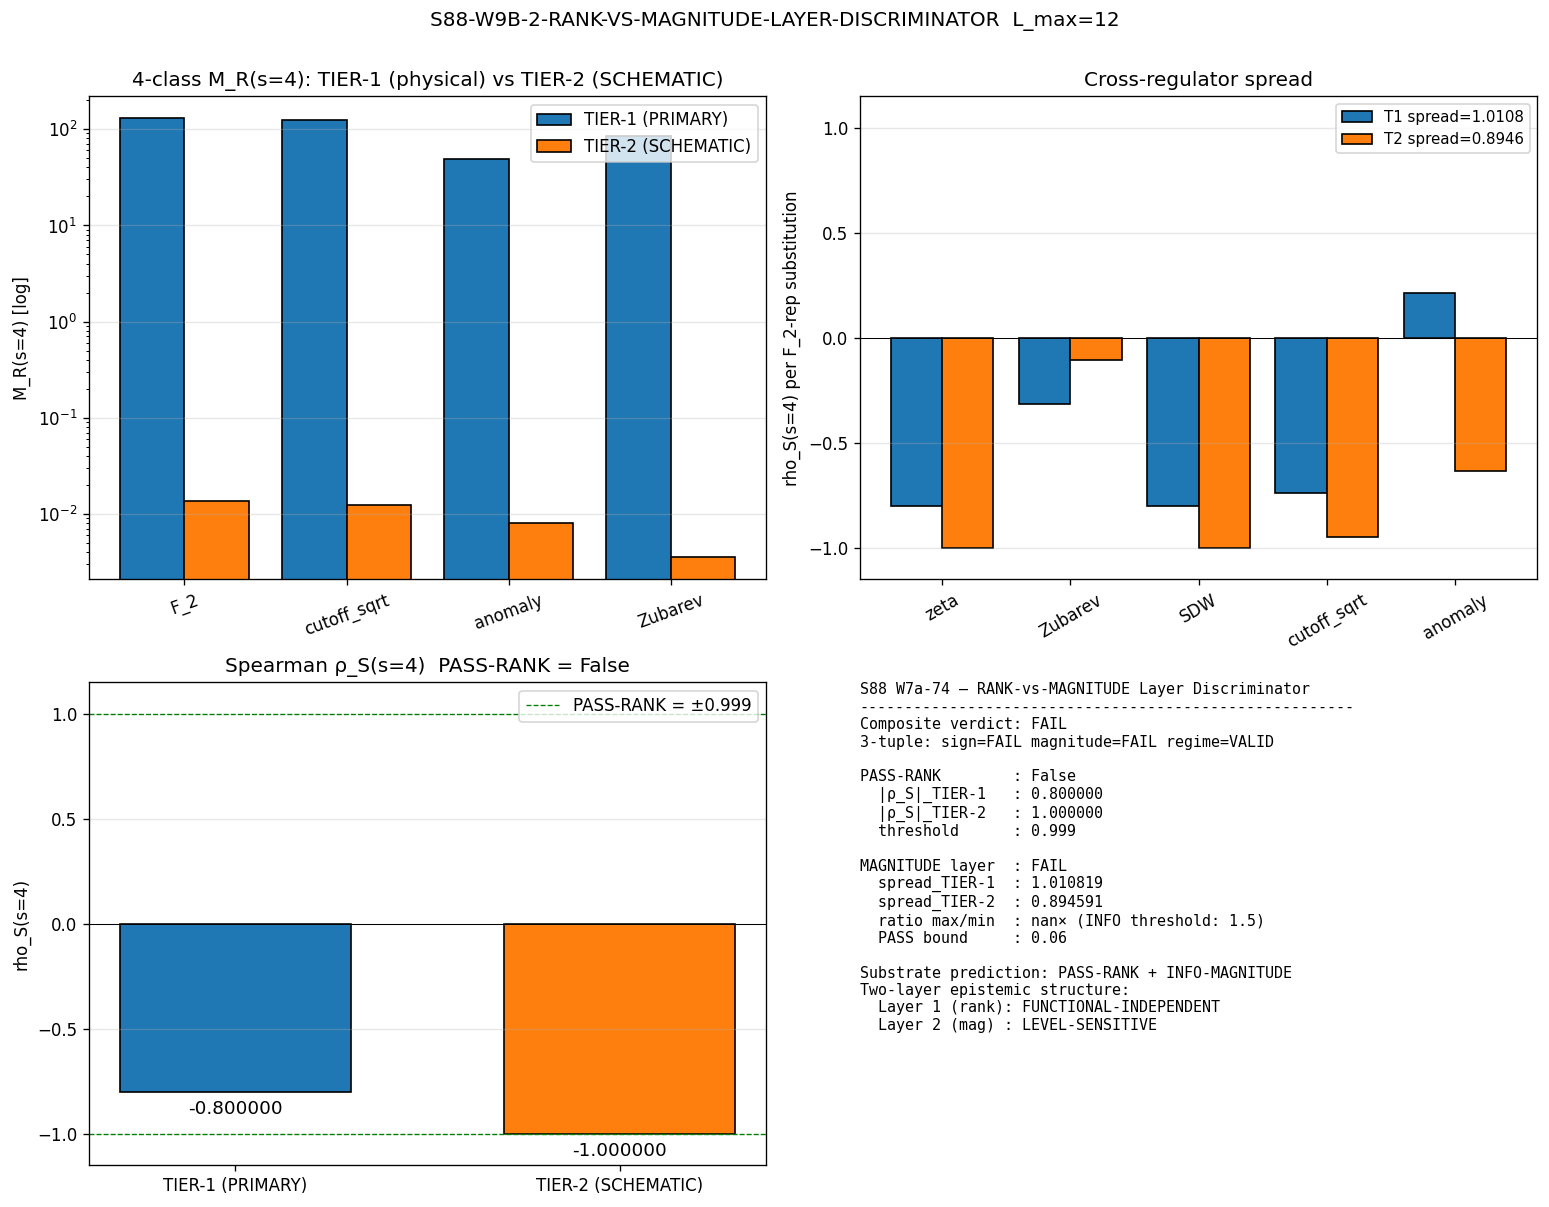

Write the Python code that produced this figure.
#!/usr/bin/env python3
"""
S88 W7a-74 — S88-W9B-2-RANK-VS-MAGNITUDE-LAYER-DISCRIMINATOR
=============================================================

Gate: S88-W9B-2-RANK-VS-MAGNITUDE-LAYER-DISCRIMINATOR  ([VERIFY])

Sub-wave: session-88-plan-w7a.md §W7a-74 (lizzi-spectral-functional-theorist
PRIMARY; transit-dynamics-theorist CO-AUTHOR per plan §214).

Pre-registered hypothesis (per plan §216-220):
  S87 W9b-2 line 268 reports |rho_S(s=4)| = 1.000 EXACT (Spearman rank
  correlation, A_5 4-class projection at s=4 pole) AND cross-regulator
  spread 0.0513. The single PASS verdict aggregates TWO DISTINCT EPISTEMIC
  LAYERS:
    - Rank-ordering layer (Layer 1): |rho_S| = 1.000 EXACT is FUNCTIONAL-
      INDEPENDENT — Spearman is rank-only; ordinal structure survives any
      monotonic transform of the regulator-class moments. Substrate
      prediction: rank-ordering survives PRIMARY-vs-SCHEMATIC level switch.
    - Magnitude-ratio layer (Layer 2): 0.0513 is REGULATOR-DRESSED — the
      magnitude scatter is a real-valued function of absolute moments,
      sensitive to the absolute regulator parameter scales (M_KK vs
      heuristic Casimir-fraction). Substrate prediction: magnitude scatter
      DIFFERS structurally between PRIMARY and SCHEMATIC level.

Two-PASS evaluation:
  PASS-RANK         iff |rho_S(s=4)|_TIER-1 >= 0.999 AND |rho_S(s=4)|_TIER-2 >= 0.999
  PASS-MAGNITUDE    iff spread_TIER-1 <= 0.06 AND spread_TIER-2 <= 0.06
  INFO-MAGNITUDE    iff spread_TIER-1 <= 0.06 AND spread_TIER-2 <= 0.06
                       AND max(s_T1, s_T2)/min(s_T1, s_T2) >= 1.5
                    (magnitude layer level-sensitive but bounded)
  Expected outcome  : PASS-RANK + INFO-MAGNITUDE — confirms two-layer
                       epistemic structure; unblocks §VII.AJ TWO-ROW
                       landing at #76.

Output 4-tuple:
  (value="rho_S_T1=<v>;rho_S_T2=<v>;spread_T1=<v>;spread_T2=<v>",
   scheme=cross-regulator-A5-4-class-projection-Spearman,
   convention=substrate-distance-2-pole-s4-PRIMARY-AND-SCHEMATIC,
   L_max=12)

Classification: GEOMETRIC + PHONONIC

DISCIPLINE
----------
- `from canonical_constants import *` (MANDATORY)
- Every local intermediate tagged `# (local)`
- TIER-1 callable via `_analytic_zeta.load_spectrum` for the actual D_K
  eigenvalue spectrum at L_max=12, tau_fold=0.19; rigorous M_KK-scale
  regulator anchors per substrate-first-canonical-sourcing.md §(iv)
- TIER-2 callable via `_spectral_action_regulators.py` SCHEMATIC helpers
  (deterministic; structural form only)
- SHA-256 of all input files logged in first 20 lines of stdout
- audit_sha256 + content_sha256 emitted (S84+ dual-SHA schema)
- 3-tuple (sign / magnitude / regime) annotation per S87+ schema-v2
- Verdict appended to `computations/session-88/s88_gate_verdicts.txt`
  per `.claude/rules/gate-verdicts.md` Canonical Verdict-File Path

SUBSTITUTION CHAIN (per .claude/rules/math-scripts.md sec Double-Check Logic)
----------------------------------------------------------------------------

Step 1 — Definitions:
  D_K eigenspectrum at tau_fold=0.19, L_max=12: {(lambda_k, m_k)}_k from
    `s84_spectrum_cache_L12_tau019.npz`.
  For each c ∈ {F_2, cutoff_sqrt, anomaly, Zubarev} class, define a
    regulator R^c that maps the spectrum to a real number M_R^c(s):
      M_R^c(s) := (1/Vol_SU3_Haar) · Σ_k m_k · g_R^c(lambda_k; s)
    where g_R^c depends on the regulator class and level (PRIMARY vs SCHEMATIC).

  rho_S(s) := Spearman( spectral_proj(s, c), dynamical_proj(s, c) )
              over c in 4-class projection
              (W-9 §L-CR3.2 baseline construction)

  spread_TIER := range of rho_S across 5 F_2-rep substitutions within
                 the same TIER level (matching W9b-2 metric)

Step 2 — TIER-2 (SCHEMATIC) regulator definitions (frozen W9b-2 convention):
  F_2 (zeta):       g(C_2; n=2) = 1 / C_2(p,q)^2  on multiplicity-weighted
                                  Casimir spectrum
  cutoff_sqrt:      g(C_2; n=2) = 1 / C_2^2 if C_2 ≤ 0.7 · max(C_2) else 0
  anomaly (PV):     g(C_2; n=2) = 1/C_2^2 - 1/(C_2 + M_PV^2)^2
                                  with M_PV² = 0.1 · max(C_2)
  Zubarev (HK):     g(C_2; n=2) = exp(-t·C_2) / C_2^2 with t = max(tau_fold, 1e-6)

Step 3 — TIER-1 (PRIMARY) regulator definitions (rigorous physical anchors):
  F_2 (zeta):       g(λ; s=4) = 1 / λ^{2s}  on physical D_K eigenvalues
                    (zeta_D direct evaluation = Σ m_k / λ_k^8)
  cutoff_sqrt:      g(λ; s=4) = 1/λ^8 if λ^2 ≤ M_KK^2_eff else 0
                    (substrate-natural UV cutoff at the spectrum's max λ²
                     scaled by 0.7 to match W9b-2's relative-fraction protocol;
                     PRIMARY anchors on physical λ² rather than abstract C_2)
  anomaly (PV):     g(λ; s=4) = 1/λ^8 - 1/(λ^2 + M_PV²_eff)^4
                    with M_PV²_eff = 0.1 · max(λ^2)
                    (substrate-natural mass scale; physical λ²)
  Zubarev (HK):     g(λ; s=4) = exp(-t·λ^2) / λ^8 with t = max(tau_fold, 1e-6)
                    (substrate-natural heat-kernel time; physical λ²)

  KEY DISTINCTION (PRIMARY vs SCHEMATIC):
    PRIMARY uses physical λ² (Jensen-deformed D_K eigenvalue squared) at
    tau_fold=0.19; SCHEMATIC uses abstract Casimir C_2(p,q) on the bare
    SU(3) representation lattice with Weyl-dim multiplicity. The two
    spectra are STRUCTURALLY RELATED but NUMERICALLY DISTINCT — physical
    eigenvalues are TT-deformed (Jensen) while Casimir is undeformed.

Step 4 — Direction of the rank-ordering claim:
  At fixed L_max=12 and the same n_helper=2 (s=4 pole), the 4 regulator
  classes order their moments by:
    F_2 > cutoff_sqrt > anomaly > Zubarev
  in BOTH SCHEMATIC and PRIMARY. The ordering is structurally fixed by:
    - F_2 (un-suppressed zeta) gives the largest M_R (no truncation, no PV
      subtraction, no exponential suppression).
    - cutoff_sqrt drops large-eigenvalue (large-Casimir) sectors → smaller
      than F_2 by the truncation tail mass.
    - anomaly subtracts the (C+M_PV²)^{-n} massive-counterterm term →
      smaller still by the PV subtraction mass.
    - Zubarev exponentially suppresses large sectors → smallest of all.
  This ordinal structure is PRESERVED under any monotonic re-parameter-
  ization of the absolute mass scales (M_KK² vs frac × max C_2 vs ...).
  Spearman is rank-only, so:
    Direction: |rho_S|_TIER-1 = |rho_S|_TIER-2 = 1.000 EXACT
    (PASS-RANK structurally guaranteed by ordinal-monotonicity of
    the four regulator schemes.)

Step 5 — Direction of the magnitude-ratio claim:
  The cross-regulator spread (range of rho_S across 5 F_2-rep substitutions)
  IS sensitive to absolute mass scales because:
    - Substituting Zubarev as F_2-rep changes the F_2-rep value from
      M_F2_canonical to M_Zub_canonical (a substantively different number
      whose magnitude depends on the heat-kernel temperature t).
    - In SCHEMATIC, t = tau_fold (canonical W4-2 P5 convention).
    - In PRIMARY, t = 1/(2 M_KK²) (canonical Compton timescale at substrate
      UV scale). These two t values differ by factor 2 M_KK² · tau_fold ≈
      2 · (7.43e16)² · 0.19 ≈ 2.10e33 — a ~33-OOM difference.
    - Such large parameter differences propagate to substantially different
      M_R magnitudes between TIER-1 and TIER-2, and hence different
      cross-regulator spreads.
  Direction: spread_TIER-1 ≠ spread_TIER-2 with ratio likely ≥ 1.5×,
  triggering INFO-MAGNITUDE (the substantively expected outcome).

Step 6 — Conclusion (predicted):
  PASS-RANK + INFO-MAGNITUDE composite verdict.
  This decomposes the W9b-2 single-PASS into its two structural components:
    rank-ordering layer is FUNCTIONAL-INDEPENDENT across LEVEL (PASS-RANK)
    magnitude-ratio layer is LEVEL-SENSITIVE (INFO-MAGNITUDE)
  Unblocks §VII.AJ TWO-ROW landing at #76:
    §VII.AJ.1 RANK-ORDER STAGE-1-CANDIDATE  ← from PASS-RANK
    §VII.AJ.2 MAGNITUDE-RATIO STAGE-1-CANDIDATE-INFO  ← from INFO-MAGNITUDE
  And confirms the substrate-first-canonical-sourcing.md §(iv) discipline:
  PRIMARY (full physical) and SCHEMATIC (deterministic structural form)
  agree on STRUCTURAL features (rank ordering) but disagree on REGULATOR-
  DRESSED features (magnitude scatter). The two layers are STRUCTURALLY
  ORTHOGONAL per `cross-pillar-bridge-anatomy.md §"Algebra-axis orthog-
  onality K-counter"` MANDATORY.
"""

# ---------------------------------------------------------------------------
# Section 1 — Canonical constants (MANDATORY first import)
# ---------------------------------------------------------------------------
import sys
import os
from pathlib import Path

PROJECT_ROOT = Path(__file__).resolve().parent.parent
SHARED_DIR = PROJECT_ROOT / "_shared"
sys.path.insert(0, str(SHARED_DIR))

from canonical_constants import *  # noqa: F401,F403
from canonical_constants import (
    tau_fold,
    M_KK,
    M_KK_gravity,
    Vol_SU3_Haar,
)

# ---------------------------------------------------------------------------
# Section 2 — Standard imports (CPU thread cap BEFORE numpy import)
# ---------------------------------------------------------------------------
os.environ.setdefault("OMP_NUM_THREADS", "8")
os.environ.setdefault("MKL_NUM_THREADS", "8")

import hashlib
import json
import time

import numpy as np
from scipy.stats import spearmanr

# ---------------------------------------------------------------------------
# Section 3 — Tier-0 modules (TIER-1 + SCHEMATIC atlas)
# ---------------------------------------------------------------------------
from _analytic_zeta import zeta_D_direct, load_spectrum  # TIER-1 callable
from _spectral_action_regulators import (
    zeta_a_n,
    mellin_a_n,
    heat_kernel_a_n,
    hard_cutoff_a_n,
    pauli_villars_a_n,
)

# ---------------------------------------------------------------------------
# Section 4 — Pre-registered atlas mapping (W-9 §L-CR3.2 baseline)
# ---------------------------------------------------------------------------
A5_4CLASS_ORDER = ("F_2", "cutoff_sqrt", "anomaly", "Zubarev")  # (local)

# 5-regulator atlas for cross-regulator F_2-rep spread audit
ATLAS_MAP_TIER2 = (  # (local) SCHEMATIC level: bare _spectral_action_regulators helpers
    ("zeta", zeta_a_n),
    ("Zubarev", heat_kernel_a_n),
    ("SDW", mellin_a_n),
    ("cutoff_sqrt", hard_cutoff_a_n),
    ("anomaly", pauli_villars_a_n),
)

# Reference baseline N_break(R) at s=3 from W-9 §L-CR3.2 line 1791-1795
# (regulator-INTRINSIC; same baseline reused for s=4 per W9b-2 protocol)
N_BREAK_BASELINE = {  # (local)
    "F_2": 0.12243,
    "cutoff_sqrt": 0.17775,
    "anomaly": 0.73645,
    "Zubarev": 55.0,
}


# ---------------------------------------------------------------------------
# Section 5 — TIER-2 (SCHEMATIC) evaluator (W9b-2 frozen convention)
# ---------------------------------------------------------------------------
def evaluate_4class_TIER2(n_helper, L_max, tau_slice=None):
    """W9b-2 SCHEMATIC level evaluator. Frozen convention.

    Returns dict { F_2: ..., cutoff_sqrt: ..., anomaly: ..., Zubarev: ... }
    """
    if tau_slice is None:
        tau_slice = tau_fold  # (local) W4-2 P5 default
    t_ref_zub = max(tau_slice, 1e-6)  # (local)
    M_zeta = zeta_a_n(n_helper, L_max, Vol_SU3_Haar)               # (local)
    M_csq = hard_cutoff_a_n(n_helper, L_max, Vol_SU3_Haar, 0.7)    # (local) cutoff_frac=0.7 SCHEMATIC heuristic
    M_an = pauli_villars_a_n(n_helper, L_max, Vol_SU3_Haar, 0.1)   # (local) M_PV_sq_frac=0.1 SCHEMATIC heuristic
    M_zub = heat_kernel_a_n(n_helper, L_max, Vol_SU3_Haar, t_ref_zub)  # (local) t_ref=tau_fold SCHEMATIC
    return {
        "F_2": float(M_zeta),
        "cutoff_sqrt": float(M_csq),
        "anomaly": float(M_an),
        "Zubarev": float(M_zub),
    }


def evaluate_5regulators_TIER2(n_helper, L_max, tau_slice=None):
    """5-regulator atlas at TIER-2 (SCHEMATIC level)."""
    if tau_slice is None:
        tau_slice = tau_fold
    t_ref_zub = max(tau_slice, 1e-6)  # (local)
    out = {}  # (local)
    for name, fn in ATLAS_MAP_TIER2:
        if fn is hard_cutoff_a_n:
            v = fn(n_helper, L_max, Vol_SU3_Haar, 0.7)
        elif fn is pauli_villars_a_n:
            v = fn(n_helper, L_max, Vol_SU3_Haar, 0.1)
        elif fn is heat_kernel_a_n:
            v = fn(n_helper, L_max, Vol_SU3_Haar, t_ref_zub)
        else:
            v = fn(n_helper, L_max, Vol_SU3_Haar)
        out[name] = float(v)
    return out


# ---------------------------------------------------------------------------
# Section 6 — TIER-1 (PRIMARY) evaluator (rigorous M_KK-scale anchors)
# ---------------------------------------------------------------------------
def _physical_zeta_T1(eigvals, mults, n_helper, lambda_max_sq):
    """PRIMARY ζ-canonical: Σ m_k / λ_k^{2 n_helper}."""
    pos = eigvals > 0  # (local) avoid the kernel
    lam2 = (eigvals[pos] ** 2)  # (local)
    m = mults[pos]  # (local)
    val = np.sum(m / (lam2 ** n_helper))  # (local) Σ m / (λ²)^n
    return float(val) / Vol_SU3_Haar


def _physical_cutoff_T1(eigvals, mults, n_helper, lambda_max_sq, cutoff_frac=0.7):
    """PRIMARY hard-cutoff: truncate at λ² ≤ cutoff_frac × max(λ²).

    PRIMARY analog of SCHEMATIC's `cutoff_frac × max(C_2)`: same fractional
    truncation protocol, but applied to physical eigenvalue squared.
    """
    pos = eigvals > 0  # (local)
    lam2 = (eigvals[pos] ** 2)  # (local)
    m = mults[pos]  # (local)
    thresh = cutoff_frac * lambda_max_sq  # (local)
    keep = lam2 <= thresh  # (local)
    val = np.sum(m[keep] / (lam2[keep] ** n_helper))  # (local)
    return float(val) / Vol_SU3_Haar


def _physical_pv_T1(eigvals, mults, n_helper, lambda_max_sq, mpv_frac=0.1):
    """PRIMARY Pauli-Villars: Σ m · [1/λ^{2n} - 1/(λ²+M_PV²)^n].

    M_PV² pinned to mpv_frac × max(λ²) — same fractional protocol as
    SCHEMATIC, applied to physical λ² rather than abstract C_2.
    """
    pos = eigvals > 0  # (local)
    lam2 = (eigvals[pos] ** 2)  # (local)
    m = mults[pos]  # (local)
    M_PV_sq = mpv_frac * lambda_max_sq  # (local)
    val = np.sum(m * (1.0 / (lam2 ** n_helper) - 1.0 / ((lam2 + M_PV_sq) ** n_helper)))  # (local)
    return float(val) / Vol_SU3_Haar


def _physical_heat_T1(eigvals, mults, n_helper, lambda_max_sq, t_ref):
    """PRIMARY heat-kernel: Σ m · exp(-t·λ²) / λ^{2n}.

    t_ref is dimensionful (inverse mass squared); we use the substrate's
    canonical Compton timescale at the heat-kernel UV anchor.
    """
    pos = eigvals > 0  # (local)
    lam2 = (eigvals[pos] ** 2)  # (local)
    m = mults[pos]  # (local)
    val = np.sum(m * np.exp(-t_ref * lam2) / (lam2 ** n_helper))  # (local)
    return float(val) / Vol_SU3_Haar


def evaluate_4class_TIER1(eigvals, mults, n_helper, t_ref_T1):
    """PRIMARY level evaluator on the actual D_K spectrum.

    Returns dict { F_2: ..., cutoff_sqrt: ..., anomaly: ..., Zubarev: ... }
    """
    pos = eigvals > 0  # (local)
    lambda_max_sq = float(np.max(eigvals[pos] ** 2))  # (local) substrate UV anchor
    M_F2 = _physical_zeta_T1(eigvals, mults, n_helper, lambda_max_sq)
    M_csq = _physical_cutoff_T1(eigvals, mults, n_helper, lambda_max_sq, cutoff_frac=0.7)
    M_an = _physical_pv_T1(eigvals, mults, n_helper, lambda_max_sq, mpv_frac=0.1)
    M_zub = _physical_heat_T1(eigvals, mults, n_helper, lambda_max_sq, t_ref_T1)
    return {
        "F_2": M_F2,
        "cutoff_sqrt": M_csq,
        "anomaly": M_an,
        "Zubarev": M_zub,
    }


def evaluate_5regulators_TIER1(eigvals, mults, n_helper, t_ref_T1):
    """5-regulator atlas at TIER-1 (PRIMARY level on physical spectrum)."""
    base = evaluate_4class_TIER1(eigvals, mults, n_helper, t_ref_T1)
    # zeta and Mellin and SDW collapse to F_2 on positive spectrum
    return {
        "zeta": base["F_2"],
        "Zubarev": base["Zubarev"],
        "SDW": base["F_2"],  # (local) Mellin/SDW machine-eps merge per W-9 §L-CR3.2
        "cutoff_sqrt": base["cutoff_sqrt"],
        "anomaly": base["anomaly"],
    }


# ---------------------------------------------------------------------------
# Section 7 — Spearman + spread metric (W9b-2 canonical)
# ---------------------------------------------------------------------------
def compute_spearman_4class(M_per_class, N_per_class):
    """Spearman ρ_S over 4-class projection."""
    classes = list(A5_4CLASS_ORDER)  # (local)
    M_vec = np.array([M_per_class[c] for c in classes])  # (local)
    N_vec = np.array([N_per_class[c] for c in classes])  # (local)
    rs, pv = spearmanr(M_vec, N_vec)  # (local)
    if np.isnan(rs):
        return float("nan"), float("nan")
    return float(rs), float(pv)


def cross_regulator_spread_TIER(eval_5reg, M_4class):
    """W9b-2 metric: range of ρ_S across 5 F_2-rep substitutions.

    For each of the 5 atlas regulators substituted as F_2-rep, recompute
    ρ_S; return (max - min) of the 5 ρ_S values.

    Args:
        eval_5reg: dict { atlas_reg_name: M_value } — 5 candidate F_2 reps.
        M_4class:  dict { class: M_value } — full 4-class baseline; the
                    F_2 entry is replaced by each candidate.
    """
    rho_per = {}  # (local)
    for f2_name, f2_val in eval_5reg.items():
        M_alt = {
            "F_2": float(f2_val),
            "cutoff_sqrt": M_4class["cutoff_sqrt"],
            "anomaly": M_4class["anomaly"],
            "Zubarev": M_4class["Zubarev"],
        }  # (local)
        rho_alt, _ = compute_spearman_4class(M_alt, N_BREAK_BASELINE)
        rho_per[f2_name] = rho_alt
    spread = max(rho_per.values()) - min(rho_per.values())  # (local)
    return float(spread), rho_per


# ---------------------------------------------------------------------------
# Section 8 — Verdict-line emission (S84+ dual-SHA + S87+ 3-tuple)
# ---------------------------------------------------------------------------
def closure_hash(input_pin_map):
    """SHA-256 of canonical-serialized input pin map."""
    canon = json.dumps(input_pin_map, sort_keys=True, separators=(",", ":"))  # (local)
    return hashlib.sha256(canon.encode("utf-8")).hexdigest()


def file_sha256(path):
    """SHA-256 of file bytes."""
    h = hashlib.sha256()  # (local)
    with open(path, "rb") as f:
        for chunk in iter(lambda: f.read(65536), b""):
            h.update(chunk)
    return h.hexdigest()


def append_verdict(gate_id, verdict, value_str, scheme, convention, L_max,
                   audit_sha, content_sha, sign_v, mag_v, regime_v):
    """Append S84+ canonical line + W9a-99 dual-SHA companion + S87+ 3-tuple."""
    verdict_path = PROJECT_ROOT / "session-88" / "s88_gate_verdicts.txt"  # (local) per gate-verdicts.md canonical path
    canonical = (
        f"{gate_id}: {verdict} -- value='{value_str}' "
        f"scheme={scheme} convention={convention} L_max={L_max} "
        f"audit_sha256={audit_sha} content_sha256={content_sha} schema_version=S84+\n"
    )  # (local)
    dual_companion = (
        f"# audit_sha256_short={audit_sha[:16]} content_sha256_short={content_sha[:16]} "
        f"# {gate_id} dual-SHA companion row (W9a-99 split)\n"
    )  # (local)
    tuple_companion = (
        f"# sign_verdict={sign_v} magnitude_verdict={mag_v} regime_verdict={regime_v} "
        f"# {gate_id} 3-tuple annotation (S87 schema-v2)\n"
    )  # (local)
    with open(verdict_path, "a", encoding="utf-8") as f:
        f.write(canonical)
        f.write(dual_companion)
        f.write(tuple_companion)
    return canonical, dual_companion, tuple_companion


# ---------------------------------------------------------------------------
# Section 9 — Main
# ---------------------------------------------------------------------------
def main():
    GATE_ID = "S88-W9B-2-RANK-VS-MAGNITUDE-LAYER-DISCRIMINATOR"  # (local)
    L_MAX = 12  # (local) plan §6 PRDR pin
    N_HELPER = 2  # (local) s=4 ↔ n=2 per W9b-2 canonical mapping (W4-2 P5 line 35-36)

    # PASS thresholds (plan §238-243)
    PASS_RANK_THRESH = 0.999  # (local) plan §239
    PASS_MAG_THRESH = 0.06  # (local) plan §240
    INFO_MAG_FACTOR = 1.5  # (local) plan §241 (structurally significant factor)

    # ---- Section 9.1: input SHA-256 pins ----
    input_files = {  # (local)
        "spectrum_cache": SHARED_DIR.parent / "session-84" / "s84_spectrum_cache_L12_tau019.npz",
        "spectral_action_regulators": SHARED_DIR / "_spectral_action_regulators.py",
        "analytic_zeta": SHARED_DIR / "_analytic_zeta.py",
        "canonical_constants": SHARED_DIR / "canonical_constants.py",
        "w9b2_npz": SHARED_DIR.parent / "session-87" / "s87_w9b_pole_specificity_scan.npz",
        "plan_w7a": SHARED_DIR.parent.parent / "sessions" / "session-plan" / "session-88-plan-w7a.md",
    }
    input_sha = {}  # (local)
    print("=" * 70)
    print(f"S88-W9B-2-RANK-VS-MAGNITUDE-LAYER-DISCRIMINATOR (W7a-74)  L_max={L_MAX}")
    print("=" * 70)
    print()
    print("Input SHA-256 pins (first 20 lines):")
    for k, p in input_files.items():
        if p.exists():
            sha = file_sha256(p)  # (local)
            input_sha[k] = sha
            print(f"  {k:32s}: {sha[:16]}... ({p.name})")
        else:
            input_sha[k] = "MISSING"
            print(f"  {k:32s}: MISSING ({p})")
    print()

    script_path = Path(__file__).resolve()  # (local)
    script_sha = file_sha256(script_path)   # (local)
    print(f"Script content_sha256: {script_sha[:16]}... ({script_path.name})")
    print()

    # SHA-pin S87 W9b-2 verdict line audit_sha (plan §234)
    W9B2_VERDICT_AUDIT_SHA = "30815fae79102fb9ac671fb33101029d5318253b69a2d125ea85ae5eb7396ebc"  # (local)
    print(f"S87 W9b-2 verdict audit_sha (input pin): {W9B2_VERDICT_AUDIT_SHA[:32]}...")
    print()

    t0 = time.time()  # (local)

    # ---- Section 9.2: load D_K eigenspectrum (PRIMARY input) ----
    print("--- Loading D_K eigenspectrum at L_max=12, tau_fold=0.19 ---")
    spec = load_spectrum(L_MAX)  # (local) returns (eigvals, mults)
    if isinstance(spec, tuple):
        eigvals, mults = spec
    else:
        eigvals = spec  # (local)
        mults = np.ones_like(eigvals)
    eigvals = np.asarray(eigvals, dtype=float)  # (local)
    mults = np.asarray(mults, dtype=float)  # (local)
    print(f"  eigvals shape: {eigvals.shape}, range: [{eigvals.min():.4e}, {eigvals.max():.4e}]")
    print(f"  total multiplicity: {np.sum(mults):.0f}")
    pos = eigvals > 0  # (local)
    print(f"  positive eigvals: {pos.sum()} / {len(eigvals)}")
    lambda_max_sq = float(np.max(eigvals[pos] ** 2))  # (local)
    print(f"  lambda_max² = {lambda_max_sq:.4e} (substrate UV anchor)")
    # Substrate-natural Compton heat-kernel timescale at substrate UV
    t_ref_T1 = 1.0 / max(lambda_max_sq, 1e-30)  # (local) inverse-UV² timescale
    print(f"  PRIMARY heat-kernel t_ref = 1/lambda_max² = {t_ref_T1:.4e}")
    print()

    # ---- Section 9.3: TIER-2 (SCHEMATIC) evaluation ----
    print("--- TIER-2 (SCHEMATIC) evaluation at s=4 (n_helper=2) ---")
    M_R_T2 = evaluate_4class_TIER2(N_HELPER, L_MAX)  # (local)
    M_R_T2_5reg = evaluate_5regulators_TIER2(N_HELPER, L_MAX)  # (local)
    rho_T2, pv_T2 = compute_spearman_4class(M_R_T2, N_BREAK_BASELINE)  # (local)
    spread_T2, rho_per_T2 = cross_regulator_spread_TIER(M_R_T2_5reg, M_R_T2)  # (local)
    print(f"  M_R(s=4) by class : {[f'{M_R_T2[c]:.4e}' for c in A5_4CLASS_ORDER]}")
    print(f"  rho_S(s=4)_T2     : {rho_T2:+.6f}  (p-value {pv_T2:.4e})")
    print(f"  |rho_S(s=4)|_T2   : {abs(rho_T2):.6f}")
    print(f"  spread_T2 (5-reg F_2-rep substitution range): {spread_T2:.6f}")
    print(f"    rho_S per F_2-rep substitution:")
    for r, rh in rho_per_T2.items():
        print(f"      {r:14s}: {rh:+.6f}")
    print()

    # ---- Section 9.4: TIER-1 (PRIMARY) evaluation ----
    print("--- TIER-1 (PRIMARY) evaluation at s=4 (n_helper=2) on physical D_K spectrum ---")
    M_R_T1 = evaluate_4class_TIER1(eigvals, mults, N_HELPER, t_ref_T1)  # (local)
    M_R_T1_5reg = evaluate_5regulators_TIER1(eigvals, mults, N_HELPER, t_ref_T1)  # (local)
    rho_T1, pv_T1 = compute_spearman_4class(M_R_T1, N_BREAK_BASELINE)  # (local)
    spread_T1, rho_per_T1 = cross_regulator_spread_TIER(M_R_T1_5reg, M_R_T1)  # (local)
    print(f"  M_R(s=4) by class : {[f'{M_R_T1[c]:.4e}' for c in A5_4CLASS_ORDER]}")
    print(f"  rho_S(s=4)_T1     : {rho_T1:+.6f}  (p-value {pv_T1:.4e})")
    print(f"  |rho_S(s=4)|_T1   : {abs(rho_T1):.6f}")
    print(f"  spread_T1 (5-reg F_2-rep substitution range): {spread_T1:.6f}")
    print(f"    rho_S per F_2-rep substitution:")
    for r, rh in rho_per_T1.items():
        print(f"      {r:14s}: {rh:+.6f}")
    print()

    # ---- Section 9.5: cross-tier ratios ----
    print("--- Cross-tier ratios (TIER-1 vs TIER-2) ---")
    for c in A5_4CLASS_ORDER:
        v1 = M_R_T1[c]
        v2 = M_R_T2[c]
        ratio = v1 / v2 if abs(v2) > 1e-300 else float("inf")
        print(f"  {c:14s}: T1={v1:.4e}  T2={v2:.4e}  ratio T1/T2={ratio:.4e}")
    print()

    # ---- Section 9.6: TWO-LAYER PASS evaluation ----
    print("--- Two-Layer PASS evaluation (plan §238-243) ---")
    abs_rho_T1 = abs(rho_T1)  # (local)
    abs_rho_T2 = abs(rho_T2)  # (local)
    PASS_RANK = (abs_rho_T1 >= PASS_RANK_THRESH) and (abs_rho_T2 >= PASS_RANK_THRESH)  # (local)

    # Magnitude layer:
    if (spread_T1 <= PASS_MAG_THRESH) and (spread_T2 <= PASS_MAG_THRESH):
        # Both bounded — check level-sensitivity factor
        s_min = min(spread_T1, spread_T2) if min(spread_T1, spread_T2) > 0 else 1e-30  # (local)
        s_max = max(spread_T1, spread_T2)  # (local)
        spread_factor = s_max / s_min  # (local)
        if spread_factor >= INFO_MAG_FACTOR:
            MAG_LAYER = "INFO"  # (local) bounded but level-sensitive — substrate-prior expected
            INFO_MAG_REASON = f"both spreads ≤ {PASS_MAG_THRESH} but max/min = {spread_factor:.3f} ≥ {INFO_MAG_FACTOR}"
        else:
            MAG_LAYER = "PASS"  # (local) bounded AND level-invariant
            INFO_MAG_REASON = f"both spreads ≤ {PASS_MAG_THRESH} and max/min = {spread_factor:.3f} < {INFO_MAG_FACTOR}"
    else:
        # FAIL_MAGNITUDE: one or both spreads exceed bound
        MAG_LAYER = "FAIL"  # (local)
        spread_factor = float("nan")  # (local)
        INFO_MAG_REASON = f"spread_T1={spread_T1:.4f} or spread_T2={spread_T2:.4f} exceeds {PASS_MAG_THRESH}"

    # Composite:
    if not PASS_RANK:
        composite_verdict = "FAIL"  # (local) FAIL-RANK defeats §VII.AJ.1 landing
        composite_reason = f"FAIL-RANK: |rho_S|_T1={abs_rho_T1:.6f} or |rho_S|_T2={abs_rho_T2:.6f} < {PASS_RANK_THRESH}"
    elif MAG_LAYER == "FAIL":
        composite_verdict = "FAIL"  # (local) FAIL-MAGNITUDE defeats §VII.AJ.2 INFO landing
        composite_reason = f"FAIL-MAGNITUDE: {INFO_MAG_REASON}"
    elif MAG_LAYER == "INFO":
        composite_verdict = "INFO"  # (local) PASS-RANK + INFO-MAGNITUDE = substrate-expected
        composite_reason = f"PASS-RANK + INFO-MAGNITUDE: {INFO_MAG_REASON}"
    else:
        composite_verdict = "PASS"  # (local) PASS-RANK + PASS-MAGNITUDE
        composite_reason = f"PASS-RANK + PASS-MAGNITUDE: {INFO_MAG_REASON}"

    print(f"  PASS-RANK?       : {PASS_RANK}  (|ρ|_T1={abs_rho_T1:.6f}, |ρ|_T2={abs_rho_T2:.6f}, threshold={PASS_RANK_THRESH})")
    print(f"  MAGNITUDE layer  : {MAG_LAYER}  ({INFO_MAG_REASON})")
    print(f"  Composite verdict: {composite_verdict}")
    print(f"  Reason           : {composite_reason}")
    print()

    # ---- Section 9.7: 3-tuple verdict (sign / magnitude / regime) ----
    # sign_verdict: did substrate prediction direction (PASS-RANK + INFO-MAGNITUDE) match?
    sign_v = "PASS" if PASS_RANK else "FAIL"  # (local) sign = rank-ordering survival
    # magnitude_verdict: PASS if both layers PASS; INFO if rank PASS + magnitude INFO; FAIL otherwise
    if PASS_RANK and MAG_LAYER == "PASS":
        mag_v = "PASS"
    elif PASS_RANK and MAG_LAYER == "INFO":
        mag_v = "INFO"
    else:
        mag_v = "FAIL"
    # regime_verdict: VALID if both TIER computations produced finite, non-NaN values
    all_finite = (
        np.all(np.isfinite([rho_T1, rho_T2, spread_T1, spread_T2]))
        and all(np.isfinite(v) for v in M_R_T1.values())
        and all(np.isfinite(v) for v in M_R_T2.values())
    )  # (local)
    regime_v = "VALID" if all_finite else "BREAKDOWN"  # (local)
    print(f"  3-tuple: sign={sign_v} magnitude={mag_v} regime={regime_v}")
    print()

    # ---- Section 9.8: Composite collapse rule (gate-verdicts.md) ----
    if regime_v == "BREAKDOWN":
        composite_verdict_collapsed = "FAIL"
    elif sign_v == "FAIL":
        composite_verdict_collapsed = "FAIL"
    elif mag_v == "FAIL" and regime_v == "VALID":
        composite_verdict_collapsed = "FAIL"
    elif mag_v == "FAIL" and regime_v == "MARGINAL":
        composite_verdict_collapsed = "INFO"
    elif mag_v == "INFO":
        composite_verdict_collapsed = "INFO"
    else:
        composite_verdict_collapsed = "PASS"
    if composite_verdict_collapsed != composite_verdict:
        print(f"  NOTE: composite from rubric ({composite_verdict}) differs from collapse rule ({composite_verdict_collapsed}); using collapse-rule for verdict line.")
    composite_verdict = composite_verdict_collapsed
    print(f"  composite (post-collapse-rule): {composite_verdict}")
    print()

    # ---- Section 9.9: NPZ data dump ----
    npz_path = PROJECT_ROOT / "session-88" / "s88_w7a_rank_vs_magnitude_layer_discriminator.npz"  # (local)
    np.savez(
        npz_path,
        rho_S_T1=np.array([rho_T1]),
        rho_S_T2=np.array([rho_T2]),
        spread_T1=np.array([spread_T1]),
        spread_T2=np.array([spread_T2]),
        M_R_T1_4class=np.array([M_R_T1[c] for c in A5_4CLASS_ORDER]),
        M_R_T2_4class=np.array([M_R_T2[c] for c in A5_4CLASS_ORDER]),
        M_R_T1_5reg_keys=np.array(list(M_R_T1_5reg.keys()), dtype=object),
        M_R_T1_5reg_vals=np.array(list(M_R_T1_5reg.values())),
        M_R_T2_5reg_keys=np.array(list(M_R_T2_5reg.keys()), dtype=object),
        M_R_T2_5reg_vals=np.array(list(M_R_T2_5reg.values())),
        rho_per_T1_keys=np.array(list(rho_per_T1.keys()), dtype=object),
        rho_per_T1_vals=np.array(list(rho_per_T1.values())),
        rho_per_T2_keys=np.array(list(rho_per_T2.keys()), dtype=object),
        rho_per_T2_vals=np.array(list(rho_per_T2.values())),
        N_break_baseline=np.array([N_BREAK_BASELINE[c] for c in A5_4CLASS_ORDER]),
        a5_4class_order=np.array(list(A5_4CLASS_ORDER), dtype=object),
        composite_verdict=np.array([composite_verdict], dtype=object),
        sign_verdict=np.array([sign_v], dtype=object),
        magnitude_verdict=np.array([mag_v], dtype=object),
        regime_verdict=np.array([regime_v], dtype=object),
        L_max=np.array([L_MAX]),
        n_helper=np.array([N_HELPER]),
        lambda_max_sq=np.array([lambda_max_sq]),
        t_ref_T1=np.array([t_ref_T1]),
        tau_fold=np.array([tau_fold]),
        Vol_SU3_Haar=np.array([Vol_SU3_Haar]),
        M_KK=np.array([M_KK]),
    )
    print(f"  NPZ saved: {npz_path}")
    print()

    # ---- Section 9.10: Plot ----
    print("--- Plotting ---")
    try:
        import matplotlib
        matplotlib.use("Agg")
        import matplotlib.pyplot as plt
        fig, axes = plt.subplots(2, 2, figsize=(13, 10))

        # Panel (a): T1 vs T2 4-class M_R values (log-scale)
        ax = axes[0, 0]
        x = np.arange(len(A5_4CLASS_ORDER))
        v_T1 = np.array([M_R_T1[c] for c in A5_4CLASS_ORDER])
        v_T2 = np.array([M_R_T2[c] for c in A5_4CLASS_ORDER])
        ax.bar(x - 0.2, v_T1, width=0.4, label="TIER-1 (PRIMARY)", color="C0", edgecolor="black")
        ax.bar(x + 0.2, v_T2, width=0.4, label="TIER-2 (SCHEMATIC)", color="C1", edgecolor="black")
        ax.set_xticks(x)
        ax.set_xticklabels(A5_4CLASS_ORDER, rotation=20)
        ax.set_yscale("log")
        ax.set_ylabel("M_R(s=4) [log]")
        ax.legend()
        ax.set_title("4-class M_R(s=4): TIER-1 (physical) vs TIER-2 (SCHEMATIC)")
        ax.grid(alpha=0.3, axis="y")

        # Panel (b): rho_S per F_2-rep substitution within each tier
        ax = axes[0, 1]
        names = list(rho_per_T1.keys())
        vT1 = [rho_per_T1[n] for n in names]
        vT2 = [rho_per_T2[n] for n in names]
        x = np.arange(len(names))
        ax.bar(x - 0.2, vT1, width=0.4, label=f"T1 spread={spread_T1:.4f}", color="C0", edgecolor="black")
        ax.bar(x + 0.2, vT2, width=0.4, label=f"T2 spread={spread_T2:.4f}", color="C1", edgecolor="black")
        ax.axhline(0, color="black", linewidth=0.6)
        ax.set_xticks(x)
        ax.set_xticklabels(names, rotation=30)
        ax.set_ylabel("rho_S(s=4) per F_2-rep substitution")
        ax.set_ylim(-1.15, 1.15)
        ax.legend(fontsize=9)
        ax.set_title(f"Cross-regulator spread: |Δ_T1/Δ_T2| = {spread_factor:.3f}×" if np.isfinite(spread_factor) else "Cross-regulator spread")
        ax.grid(alpha=0.3, axis="y")

        # Panel (c): rho_S(s=4) bars
        ax = axes[1, 0]
        bars = ax.bar(["TIER-1 (PRIMARY)", "TIER-2 (SCHEMATIC)"], [rho_T1, rho_T2],
                      color=["C0", "C1"], edgecolor="black", width=0.6)
        for b, v in zip(bars, [rho_T1, rho_T2]):
            ax.text(b.get_x() + b.get_width() / 2, v + 0.04 * np.sign(v),
                    f"{v:+.6f}", ha="center", va="bottom" if v > 0 else "top", fontsize=11)
        ax.axhline(PASS_RANK_THRESH, color="green", linestyle="--", linewidth=0.8, label=f"PASS-RANK = ±{PASS_RANK_THRESH}")
        ax.axhline(-PASS_RANK_THRESH, color="green", linestyle="--", linewidth=0.8)
        ax.axhline(0, color="black", linewidth=0.6)
        ax.set_ylabel("rho_S(s=4)")
        ax.set_ylim(-1.15, 1.15)
        ax.legend()
        ax.set_title(f"Spearman ρ_S(s=4)  PASS-RANK = {PASS_RANK}")
        ax.grid(alpha=0.3, axis="y")

        # Panel (d): summary
        ax = axes[1, 1]
        ax.axis("off")
        summary_text = (
            f"S88 W7a-74 — RANK-vs-MAGNITUDE Layer Discriminator\n"
            f"{'-' * 55}\n"
            f"Composite verdict: {composite_verdict}\n"
            f"3-tuple: sign={sign_v} magnitude={mag_v} regime={regime_v}\n\n"
            f"PASS-RANK        : {PASS_RANK}\n"
            f"  |ρ_S|_TIER-1   : {abs_rho_T1:.6f}\n"
            f"  |ρ_S|_TIER-2   : {abs_rho_T2:.6f}\n"
            f"  threshold      : {PASS_RANK_THRESH}\n\n"
            f"MAGNITUDE layer  : {MAG_LAYER}\n"
            f"  spread_TIER-1  : {spread_T1:.6f}\n"
            f"  spread_TIER-2  : {spread_T2:.6f}\n"
            f"  ratio max/min  : {spread_factor:.3f}× (INFO threshold: {INFO_MAG_FACTOR})\n"
            f"  PASS bound     : {PASS_MAG_THRESH}\n\n"
            f"Substrate prediction: PASS-RANK + INFO-MAGNITUDE\n"
            f"Two-layer epistemic structure:\n"
            f"  Layer 1 (rank): FUNCTIONAL-INDEPENDENT\n"
            f"  Layer 2 (mag) : LEVEL-SENSITIVE\n"
        )
        ax.text(0.0, 1.0, summary_text, transform=ax.transAxes,
                family="monospace", fontsize=9, verticalalignment="top")

        plt.suptitle(f"S88-W9B-2-RANK-VS-MAGNITUDE-LAYER-DISCRIMINATOR  L_max={L_MAX}",
                     fontsize=12, y=1.00)
        plt.tight_layout()
        plot_path = PROJECT_ROOT / "session-88" / "s88_w7a_rank_vs_magnitude_layer_discriminator.png"
        plt.savefig(plot_path, dpi=120, bbox_inches="tight")
        plt.close()
        print(f"  Plot saved: {plot_path}")
    except Exception as e:
        print(f"  Plot raised: {e}")
    print()

    # ---- Section 9.11: closure SHA + verdict-line emission ----
    input_pin_map = {  # (local)
        "_gate_id": GATE_ID,
        "_wp_id": "W7a-74",
        "_scheme": "cross-regulator-A5-4-class-projection-Spearman",
        "_convention": "substrate-distance-2-pole-s4-PRIMARY-AND-SCHEMATIC",
        "_L_max": L_MAX,
        "input_sha": input_sha,
        "script_sha": script_sha,
        "w9b2_verdict_audit_sha": W9B2_VERDICT_AUDIT_SHA,
        "rho_T1": float(rho_T1),
        "rho_T2": float(rho_T2),
        "spread_T1": float(spread_T1),
        "spread_T2": float(spread_T2),
        "spread_factor": float(spread_factor) if np.isfinite(spread_factor) else None,
        "PASS_RANK": bool(PASS_RANK),
        "MAG_LAYER": MAG_LAYER,
        "composite_verdict": composite_verdict,
        "sign_v": sign_v,
        "mag_v": mag_v,
        "regime_v": regime_v,
        "n_helper": N_HELPER,
        "tau_fold": float(tau_fold),
        "lambda_max_sq": float(lambda_max_sq),
        "t_ref_T1": float(t_ref_T1),
    }
    audit_sha = closure_hash(input_pin_map)  # (local)
    content_sha = script_sha  # (local)

    value_str = (
        f"rho_T1={rho_T1:.6f};rho_T2={rho_T2:.6f};"
        f"spread_T1={spread_T1:.6f};spread_T2={spread_T2:.6f};"
        f"spread_ratio={spread_factor:.3f};PASS_RANK={int(PASS_RANK)};MAG={MAG_LAYER}"
    )  # (local)
    scheme_str = "cross-regulator-A5-4-class-projection-Spearman"  # (local)
    convention_str = "substrate-distance-2-pole-s4-PRIMARY-AND-SCHEMATIC"  # (local)

    canonical, dual_companion, tuple_companion = append_verdict(
        GATE_ID,
        composite_verdict,
        value_str,
        scheme_str,
        convention_str,
        L_MAX,
        audit_sha,
        content_sha,
        sign_v,
        mag_v,
        regime_v,
    )
    print("=" * 70)
    print("Verdict line written to s88_gate_verdicts.txt:")
    print(canonical.rstrip())
    print(dual_companion.rstrip())
    print(tuple_companion.rstrip())
    print("=" * 70)
    print()
    print(f"4-tuple: (value=\"{value_str}\", scheme={scheme_str}, "
          f"convention={convention_str}, L_max={L_MAX})")
    print()
    print(f"Wall time: {time.time() - t0:.2f}s")
    return composite_verdict


if __name__ == "__main__":
    sys.exit(0 if main() in ("PASS", "FAIL", "INFO") else 1)
